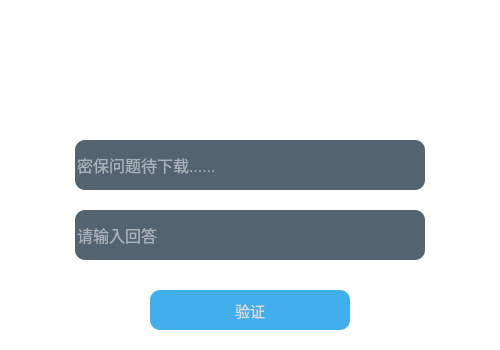
<?xml version="1.0" encoding="UTF-8"?>
<ui version="4.0">
 <class>question</class>
 <widget class="QWidget" name="question">
  <property name="geometry">
   <rect>
    <x>0</x>
    <y>0</y>
    <width>500</width>
    <height>350</height>
   </rect>
  </property>
  <property name="windowTitle">
   <string>Form</string>
  </property>
  <property name="styleSheet">
   <string notr="true">*{
background:rgb(255, 255, 255);
font-size:15px;
font-style:MingLiU-ExtB;
}
QFrame{
border:sold 10px rgba(0,0,0);
background-image: url(:/assets/loginbackground.png);
}
QLineEdit{
color:rgb(255, 255, 255);
background-color:rgba(64, 83, 97, 230);
font-size:16px;
border-style:outset;
border-radius:10px;
font-style:MingLiU-ExtB;
}
QLineEdit:hover{
color:rgb(255, 255, 255);
background-color:rgba(64, 83, 97, 80);
font-size:16px;
border-style:outset;
border-radius:10px;
font-style:MingLiU-ExtB;
}
QLineEdit:focus{
color:rgb(255, 255, 255);
background-color:rgba(64, 83, 97, 180);
font-size:16px;
border-style:outset;
border-radius:10px;
font-style:MingLiU-ExtB;
}

QPushButton{
background:rgb(65, 175, 235);
color:rgb(220, 220, 220);
border-style:outset;
border-radius:10px;
font-style:MingLiU-ExtB;
}
QPushButton:hover{
background-color:rgba(80, 190, 250,130);
border-style:inset;
font-style:MingLiU-ExtB;
}
QPushButton:pressed{
background-color:rgba(80, 190, 250,255);
border-style:inset;
font-style:MingLiU-ExtB;
}

QPushButton#hideButton{
background: rgba(255, 255, 255, 0);
color: rgb(255, 255, 255);
font-style:MingLiU-ExtB;
}
QPushButton#hideButton:hover{
background: rgba(212, 212, 212, 100);
color: rgb(255, 255, 255);
font-style:MingLiU-ExtB;
}
QPushButton#hideButton:pressed{
background: rgba(212, 212, 212, 255);
color: rgb(255, 255, 255);
font-style:MingLiU-ExtB;
}
QPushButton#closeButton{
background: rgba(255, 255, 255, 0);
color: rgb(255, 255, 255);
font-style:MingLiU-ExtB;
}
QPushButton#closeButton:hover{
background: rgba(255, 0, 0, 100);
color: rgb(255, 255, 255);
font-style:MingLiU-ExtB;
}
QPushButton#closeButton:pressed{
background: rgba(255, 0, 0, 255);
color: rgb(255, 255, 255);
font-style:MingLiU-ExtB;
}
QCheckBox{
background:rgba(85,170,255,0);
color:white;
font-style:MingLiU-ExtB;
}
QLabel{
background:rgba(85,170,255,0);
color:white;
font-style:MingLiU-ExtB;
font-size:14px;
}
</string>
  </property>
  <widget class="QFrame" name="frame">
   <property name="geometry">
    <rect>
     <x>0</x>
     <y>0</y>
     <width>500</width>
     <height>350</height>
    </rect>
   </property>
   <property name="frameShape">
    <enum>QFrame::StyledPanel</enum>
   </property>
   <property name="frameShadow">
    <enum>QFrame::Raised</enum>
   </property>
   <widget class="QPushButton" name="closeButton">
    <property name="enabled">
     <bool>true</bool>
    </property>
    <property name="geometry">
     <rect>
      <x>470</x>
      <y>0</y>
      <width>31</width>
      <height>28</height>
     </rect>
    </property>
    <property name="text">
     <string>×</string>
    </property>
   </widget>
   <widget class="QLabel" name="label">
    <property name="geometry">
     <rect>
      <x>125</x>
      <y>40</y>
      <width>250</width>
      <height>91</height>
     </rect>
    </property>
    <property name="text">
     <string>&lt;html&gt;&lt;head/&gt;&lt;body&gt;&lt;p align=&quot;center&quot;&gt;&lt;span style=&quot; font-size:26pt; font-weight:600;&quot;&gt;找回密码&lt;/span&gt;&lt;/p&gt;&lt;p align=&quot;center&quot;&gt;&lt;span style=&quot; font-size:7pt;&quot;&gt;验证密保问题&lt;/span&gt;&lt;/p&gt;&lt;/body&gt;&lt;/html&gt;</string>
    </property>
   </widget>
   <widget class="QPushButton" name="hideButton">
    <property name="geometry">
     <rect>
      <x>440</x>
      <y>0</y>
      <width>31</width>
      <height>28</height>
     </rect>
    </property>
    <property name="text">
     <string>—</string>
    </property>
   </widget>
   <widget class="QLineEdit" name="question_2">
    <property name="geometry">
     <rect>
      <x>75</x>
      <y>140</y>
      <width>350</width>
      <height>50</height>
     </rect>
    </property>
    <property name="text">
     <string/>
    </property>
    <property name="placeholderText">
     <string>密保问题待下载......</string>
    </property>
   </widget>
   <widget class="QLineEdit" name="answer">
    <property name="geometry">
     <rect>
      <x>75</x>
      <y>210</y>
      <width>350</width>
      <height>50</height>
     </rect>
    </property>
    <property name="text">
     <string/>
    </property>
    <property name="placeholderText">
     <string>请输入回答</string>
    </property>
   </widget>
   <widget class="QPushButton" name="confirmButton">
    <property name="geometry">
     <rect>
      <x>150</x>
      <y>290</y>
      <width>200</width>
      <height>40</height>
     </rect>
    </property>
    <property name="text">
     <string>验证</string>
    </property>
   </widget>
  </widget>
 </widget>
 <resources/>
 <connections/>
</ui>
